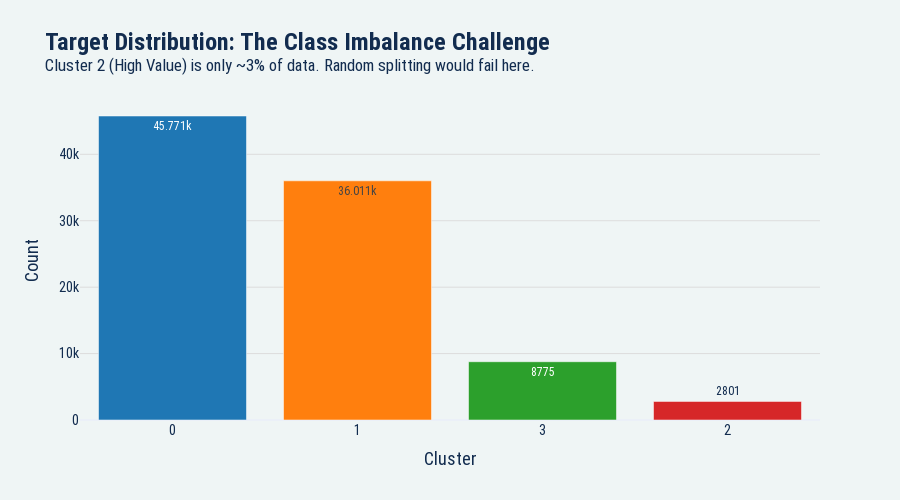
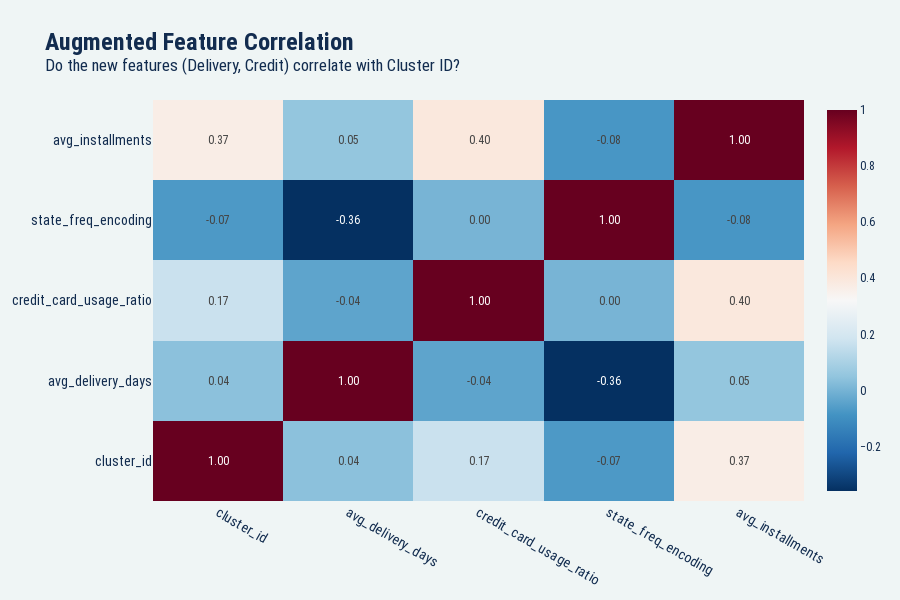
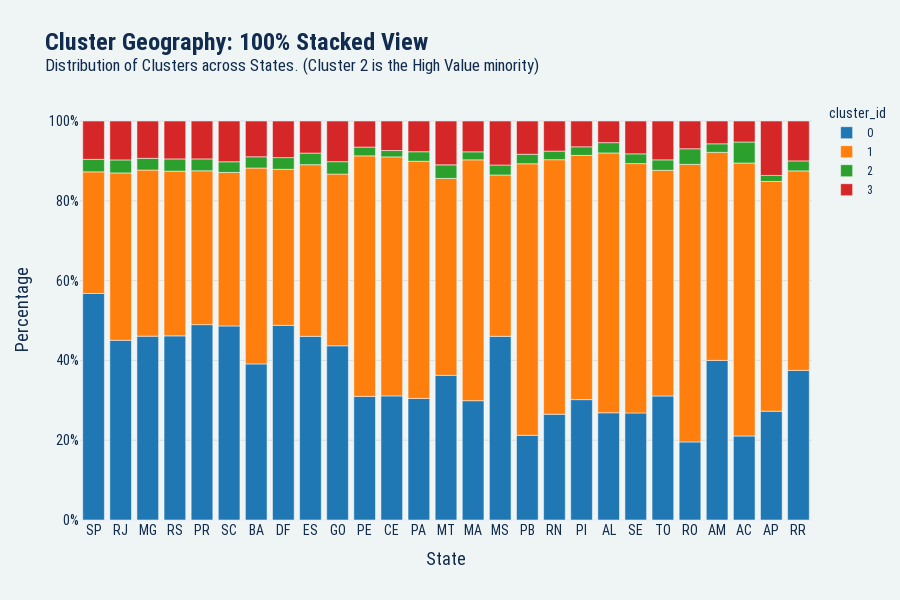

The notebook cell these images were saved under, in order:
### Markdown cell above
# **III. Visualization**

### Code cell
import os

# Create directory for saving figures
FIGURES_DIR = "figures/"
os.makedirs(FIGURES_DIR, exist_ok=True)

# Load Data (if not already loaded in memory)
df = pd.read_csv("data/engineered_data_full.csv")

# --- FIGURE 1: The Imbalance Evidence (Why we need Stratification) ---
# Purpose: Show the Professor that Cluster 2 is tiny, justifying your complex splitting logic.
cluster_counts = df['cluster_id'].value_counts().reset_index()
cluster_counts.columns = ['Cluster', 'Count']
cluster_counts['Cluster'] = cluster_counts['Cluster'].astype(str) # String for discrete color

fig1 = px.bar(
    cluster_counts, 
    x='Cluster', y='Count', color='Cluster',
    title="<b>Target Distribution: The Class Imbalance Challenge</b><br><sup>Cluster 2 (High Value) is only ~3% of data. Random splitting would fail here.</sup>",
    text_auto=True
)
fig1.update_layout(
    showlegend=False, 
    height=500,
    title_font_size=24,
    xaxis_title_font_size=18,
    yaxis_title_font_size=18,
    xaxis_tickfont_size=14,
    yaxis_tickfont_size=14
)
fig1.update_xaxes(title_text="Cluster", title_font_size=18)
fig1.update_yaxes(title_text="Count", title_font_size=18)

# Save figure at high quality
fig1.write_image(f"{FIGURES_DIR}figure1_class_imbalance.png", scale=3, width=1200, height=500)
print(f"✓ Figure 1 saved to {FIGURES_DIR}figure1_class_imbalance.png")

fig1.show()

# --- FIGURE 2: New Feature Validation (Correlation) ---
# Purpose: Prove that your "Augmented Features" (Delivery, Credit Card) actually correlate with the Clusters.
# We focus on the NEW features vs the Cluster ID.
new_features = ['cluster_id', 'avg_delivery_days', 'credit_card_usage_ratio', 'state_freq_encoding', 'avg_installments']
corr_matrix = df[new_features].corr()

fig2 = px.imshow(
    corr_matrix,
    text_auto=".2f",
    aspect="auto",
    title="<b>Augmented Feature Correlation</b><br><sup>Do the new features (Delivery, Credit) correlate with Cluster ID?</sup>",
    color_continuous_scale="RdBu_r", # Red-Blue diverging
    origin='lower'
)
fig2.update_layout(
    height=600,
    title_font_size=24,
    xaxis_title_font_size=18,
    yaxis_title_font_size=18,
    xaxis_tickfont_size=14,
    yaxis_tickfont_size=14
)

# Save figure at high quality
fig2.write_image(f"{FIGURES_DIR}figure2_feature_correlation.png", scale=3, width=1200, height=600)
print(f"✓ Figure 2 saved to {FIGURES_DIR}figure2_feature_correlation.png")

fig2.show()

# --- FIGURE 3: The Geographic Insight (CORRECTED) ---
# Purpose: Show business value. Are "High Spenders" (Cluster 2) concentrated in specific states?

# 1. Group data to get counts per State per Cluster
state_cluster = df.groupby(['state', 'cluster_id']).size().reset_index(name='Count')

# 2. Ensure cluster_id is a string so Plotly treats it as discrete colors
state_cluster['cluster_id'] = state_cluster['cluster_id'].astype(str)

# 3. Create the Bar Chart
fig3 = px.bar(
    state_cluster, 
    x="state", 
    y="Count", 
    color="cluster_id",
    title="<b>Cluster Geography: 100% Stacked View</b><br><sup>Distribution of Clusters across States. (Cluster 2 is the High Value minority)</sup>",
    # Sort the X-axis so the biggest states (SP, RJ) appear on the left
    category_orders={"state": df['state'].value_counts().index.tolist()} 
)

# 4. Apply the Normalization (The Fix)
# 'barnorm' normalizes the bars to sum to 1. 'fraction' works best with the % format below.
fig3.update_layout(
    barnorm='fraction', 
    height=600,
    title_font_size=24,
    xaxis_title_font_size=18,
    yaxis_title_font_size=18,
    xaxis_tickfont_size=14,
    yaxis_tickfont_size=14
)

# Format the Y-axis to show percentages
fig3.update_yaxes(tickformat=".0%", title_text="Percentage", title_font_size=18)
fig3.update_xaxes(title_text="State", title_font_size=18)

# Save figure at high quality
fig3.write_image(f"{FIGURES_DIR}figure3_cluster_geography.png", scale=3, width=1400, height=600)
print(f"✓ Figure 3 saved to {FIGURES_DIR}figure3_cluster_geography.png")

fig3.show()

print(f"\n{'='*60}")
print(f"All 3 figures saved successfully in '{FIGURES_DIR}' directory")
print(f"{'='*60}")

### Figure 1 — Plotly figure (JSON) as saved in the notebook; plotly's stock layout.template omitted (floating-point values rounded to 4 significant figures)
{"data": [{"hovertemplate": "Cluster=%{x}<br>Count=%{y}<extra></extra>", "legendgroup": "0", "marker": {"color": "#1f77b4", "pattern": {"shape": ""}}, "name": "0", "orientation": "v", "showlegend": true, "textposition": "auto", "texttemplate": "%{y}", "type": "bar", "x": ["0"], "xaxis": "x", "y": [45771], "yaxis": "y"}, {"hovertemplate": "Cluster=%{x}<br>Count=%{y}<extra></extra>", "legendgroup": "1", "marker": {"color": "#ff7f0e", "pattern": {"shape": ""}}, "name": "1", "orientation": "v", "showlegend": true, "textposition": "auto", "texttemplate": "%{y}", "type": "bar", "x": ["1"], "xaxis": "x", "y": [36011], "yaxis": "y"}, {"hovertemplate": "Cluster=%{x}<br>Count=%{y}<extra></extra>", "legendgroup": "3", "marker": {"color": "#2ca02c", "pattern": {"shape": ""}}, "name": "3", "orientation": "v", "showlegend": true, "textposition": "auto", "texttemplate": "%{y}", "type": "bar", "x": ["3"], "xaxis": "x", "y": [8775], "yaxis": "y"}, {"hovertemplate": "Cluster=%{x}<br>Count=%{y}<extra></extra>", "legendgroup": "2", "marker": {"color": "#d62728", "pattern": {"shape": ""}}, "name": "2", "orientation": "v", "showlegend": true, "textposition": "auto", "texttemplate": "%{y}", "type": "bar", "x": ["2"], "xaxis": "x", "y": [2801], "yaxis": "y"}], "layout": {"barmode": "relative", "height": 500, "legend": {"title": {"text": "Cluster"}, "tracegroupgap": 0}, "showlegend": false, "title": {"font": {"size": 24}, "text": "<b>Target Distribution: The Class Imbalance Challenge</b><br><sup>Cluster 2 (High Value) is only ~3% of data. Random splitting would fail here.</sup>"}, "xaxis": {"anchor": "y", "categoryarray": ["0", "1", "3", "2"], "categoryorder": "array", "domain": [0, 1], "tickfont": {"size": 14}, "title": {"font": {"size": 18}, "text": "Cluster"}}, "yaxis": {"anchor": "x", "domain": [0, 1], "tickfont": {"size": 14}, "title": {"font": {"size": 18}, "text": "Count"}}}}

### Figure 2 — Plotly figure (JSON) as saved in the notebook; plotly's stock layout.template omitted (floating-point values rounded to 4 significant figures)
{"data": [{"coloraxis": "coloraxis", "hovertemplate": "x: %{x}<br>y: %{y}<br>color: %{z}<extra></extra>", "name": "0", "texttemplate": "%{z:.2f}", "type": "heatmap", "x": ["cluster_id", "avg_delivery_days", "credit_card_usage_ratio", "state_freq_encoding", "avg_installments"], "xaxis": "x", "y": ["cluster_id", "avg_delivery_days", "credit_card_usage_ratio", "state_freq_encoding", "avg_installments"], "yaxis": "y", "z": [[1.0, 0.03916, 0.1688, -0.06954, 0.3697], [0.03916, 1.0, -0.03975, -0.3587, 0.05236], [0.1688, -0.03975, 1.0, 0.003594, 0.3953], [-0.06954, -0.3587, 0.003594, 1.0, -0.07876], [0.3697, 0.05236, 0.3953, -0.07876, 1.0]]}], "layout": {"coloraxis": {"colorscale": [[0, "rgb(5,48,97)"], [0.1, "rgb(33,102,172)"], [0.2, "rgb(67,147,195)"], [0.3, "rgb(146,197,222)"], [0.4, "rgb(209,229,240)"], [0.5, "rgb(247,247,247)"], [0.6, "rgb(253,219,199)"], [0.7, "rgb(244,165,130)"], [0.8, "rgb(214,96,77)"], [0.9, "rgb(178,24,43)"], [1, "rgb(103,0,31)"]]}, "height": 600, "title": {"font": {"size": 24}, "text": "<b>Augmented Feature Correlation</b><br><sup>Do the new features (Delivery, Credit) correlate with Cluster ID?</sup>"}, "xaxis": {"anchor": "y", "domain": [0, 1], "tickfont": {"size": 14}, "title": {"font": {"size": 18}}}, "yaxis": {"anchor": "x", "autorange": true, "domain": [0, 1], "tickfont": {"size": 14}, "title": {"font": {"size": 18}}}}}

### Figure 3 — Plotly figure (JSON) as saved in the notebook; plotly's stock layout.template omitted (floating-point values rounded to 4 significant figures)
{"data": [{"hovertemplate": "cluster_id=0<br>state=%{x}<br>Count=%{y}<extra></extra>", "legendgroup": "0", "marker": {"color": "#1f77b4", "pattern": {"shape": ""}}, "name": "0", "orientation": "v", "showlegend": true, "textposition": "auto", "type": "bar", "x": ["AC", "AL", "AM", "AP", "BA", "CE", "DF", "ES", "GO", "MA", "MG", "MS", "MT", "PA", "PB", "PE", "PI", "PR", "RJ", "RN", "RO", "RR", "RS", "SC", "SE", "SP", "TO"], "xaxis": "x", "y": [16, 104, 56, 18, 1235, 391, 984, 887, 827, 209, 5067, 313, 310, 281, 107, 479, 140, 2335, 5365, 123, 45, 15, 2385, 1675, 88, 22233, 83], "yaxis": "y"}, {"hovertemplate": "cluster_id=1<br>state=%{x}<br>Count=%{y}<extra></extra>", "legendgroup": "1", "marker": {"color": "#ff7f0e", "pattern": {"shape": ""}}, "name": "1", "orientation": "v", "showlegend": true, "textposition": "auto", "type": "bar", "x": ["AC", "AL", "AM", "AP", "BA", "CE", "DF", "ES", "GO", "MA", "MG", "MS", "MT", "PA", "PB", "PE", "PI", "PR", "RJ", "RN", "RO", "RR", "RS", "SC", "SE", "SP", "TO"], "xaxis": "x", "y": [52, 252, 73, 38, 1550, 753, 789, 829, 815, 422, 4579, 275, 422, 548, 343, 932, 284, 1839, 4996, 296, 160, 20, 2133, 1325, 205, 11930, 151], "yaxis": "y"}, {"hovertemplate": "cluster_id=2<br>state=%{x}<br>Count=%{y}<extra></extra>", "legendgroup": "2", "marker": {"color": "#2ca02c", "pattern": {"shape": ""}}, "name": "2", "orientation": "v", "showlegend": true, "textposition": "auto", "type": "bar", "x": ["AC", "AL", "AM", "AP", "BA", "CE", "DF", "ES", "GO", "MA", "MG", "MS", "MT", "PA", "PB", "PE", "PI", "PR", "RJ", "RN", "RO", "RR", "RS", "SC", "SE", "SP", "TO"], "xaxis": "x", "y": [4, 10, 3, 1, 89, 20, 59, 56, 59, 14, 323, 17, 29, 22, 12, 34, 10, 142, 388, 10, 9, 1, 159, 92, 8, 1223, 7], "yaxis": "y"}, {"hovertemplate": "cluster_id=3<br>state=%{x}<br>Count=%{y}<extra></extra>", "legendgroup": "3", "marker": {"color": "#d62728", "pattern": {"shape": ""}}, "name": "3", "orientation": "v", "showlegend": true, "textposition": "auto", "type": "bar", "x": ["AC", "AL", "AM", "AP", "BA", "CE", "DF", "ES", "GO", "MA", "MG", "MS", "MT", "PA", "PB", "PE", "PI", "PR", "RJ", "RN", "RO", "RR", "RS", "SC", "SE", "SP", "TO"], "xaxis": "x", "y": [4, 21, 8, 9, 283, 93, 185, 155, 193, 54, 1028, 75, 94, 71, 42, 101, 30, 453, 1162, 35, 16, 4, 491, 352, 27, 3763, 26], "yaxis": "y"}], "layout": {"barmode": "relative", "barnorm": "fraction", "height": 600, "legend": {"title": {"text": "cluster_id"}, "tracegroupgap": 0}, "title": {"font": {"size": 24}, "text": "<b>Cluster Geography: 100% Stacked View</b><br><sup>Distribution of Clusters across States. (Cluster 2 is the High Value minority)</sup>"}, "xaxis": {"anchor": "y", "categoryarray": ["SP", "RJ", "MG", "RS", "PR", "SC", "BA", "DF", "ES", "GO", "PE", "CE", "PA", "MT", "MA", "MS", "PB", "RN", "PI", "AL", "SE", "TO", "RO", "AM", "AC", "AP", "RR"], "categoryorder": "array", "domain": [0, 1], "tickfont": {"size": 14}, "title": {"font": {"size": 18}, "text": "State"}}, "yaxis": {"anchor": "x", "domain": [0, 1], "tickfont": {"size": 14}, "tickformat": ".0%", "title": {"font": {"size": 18}, "text": "Percentage"}}}}
